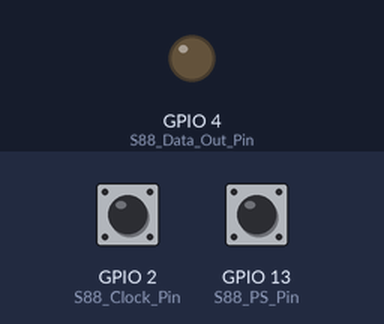
Simulated run of this program. Board: ESP32. Shown: output pins drawn as LEDs (lit = HIGH). The inputs (shaded band) are chosen by the test bench; at power-on: GPIO 2 (S88_Clock_Pin) HIGH, GPIO 13 (S88_PS_Pin) HIGH. What the program prints to the serial monitor is not drawn.

Above: at 1.2 s.
1.3 s: GPIO 2 (S88_Clock_Pin) pulled LOW for 0.15 s
At 1.8 s:
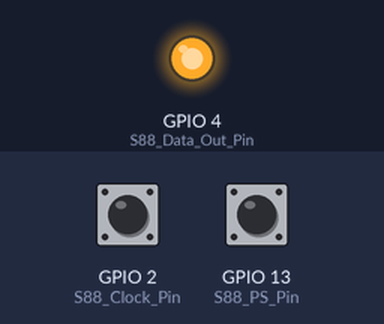
2.9 s: GPIO 13 (S88_PS_Pin) pulled LOW for 0.15 s
Timing chart, 0 to 5.9 s (numbered marks = the images above; inputs shaded):
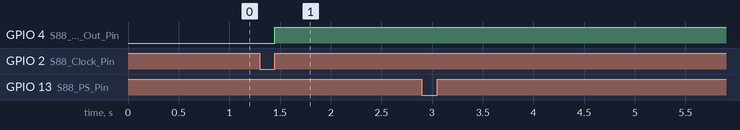

Measured:
- after the input at 1.3 s, GPIO 4 (S88_Data_Out_Pin): LOW → HIGH after 0.15 s
- after the input at 2.9 s, every drawn part: stays the same

The program:

main.cpp
```cpp
#include <Arduino.h>


void S88_Clock();
void S88_PS();
//pins
const byte S88_Clock_Pin = 2;
const byte S88_PS_Pin = 13;
const byte S88_Data_Out_Pin = 4;
//counters
byte S88_Selected_Slave = 0;
byte S88_Selected_Input = 0;
int S88_Clock_Counter = 0;
//Inputs register
byte Inputs_Register[2];

void setup() {
  Inputs_Register[0] = B10011101;
  Inputs_Register[1] = B10101010;

  //Inputs_Register[0] = B10101011;
  //Inputs_Register[1] = B10111101;
  Serial.begin(115200);
  Serial.print(F("ESP32 S88 Test"));

  pinMode(S88_Clock_Pin, INPUT_PULLUP);
  attachInterrupt(digitalPinToInterrupt(S88_Clock_Pin), S88_Clock, RISING);
  pinMode(S88_PS_Pin, INPUT_PULLUP);
  attachInterrupt(digitalPinToInterrupt(S88_PS_Pin), S88_PS, RISING);
  pinMode(S88_Data_Out_Pin, OUTPUT);
  // put your setup code here, to run once:
}

void loop() {
  // put your main code here, to run repeatedly:
}

void S88_PS() {

  Serial.println(S88_Selected_Slave);
  S88_Selected_Slave = 0;
  S88_Selected_Input = 0;
}

void S88_Clock() {
  digitalWrite(S88_Data_Out_Pin, bitRead(Inputs_Register[S88_Selected_Slave], S88_Selected_Input));
  S88_Selected_Input++;

  if(S88_Selected_Input > 7) {
    S88_Selected_Input = 0;
    S88_Selected_Slave++;
  }
}
```
